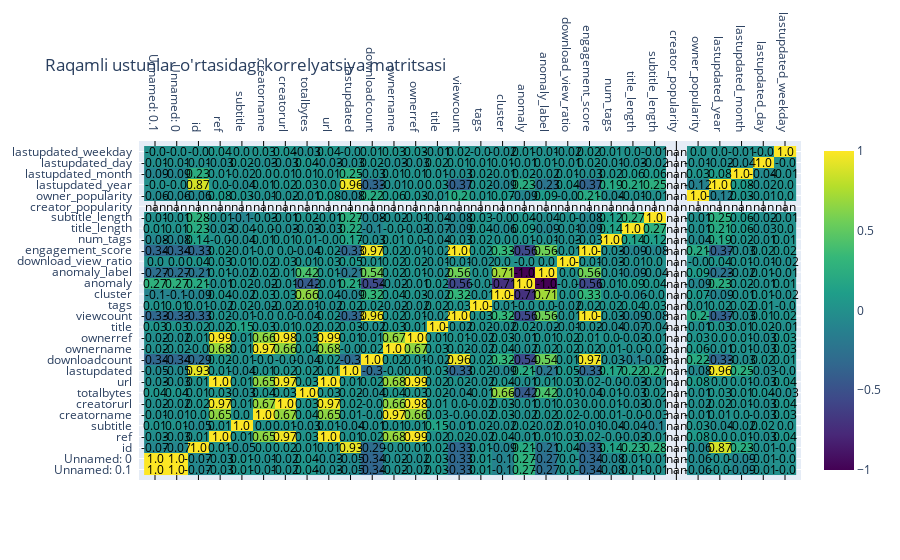

The cell this chart's notebook holds for it:
### Code cell
import numpy as np
import plotly.figure_factory as ff

# Qiymatlarni 2 xonagacha qisqartirish
annot_text = np.around(corr_matrix.values, decimals=2).astype(str)

fig = ff.create_annotated_heatmap(
    z=corr_matrix.values,
    x=list(corr_matrix.columns),
    y=list(corr_matrix.index),
    annotation_text=annot_text,
    colorscale='Viridis',
    showscale=True
)

fig.update_layout(title='Raqamli ustunlar o\'rtasidagi korrelyatsiya matritsasi')
fig.show()
